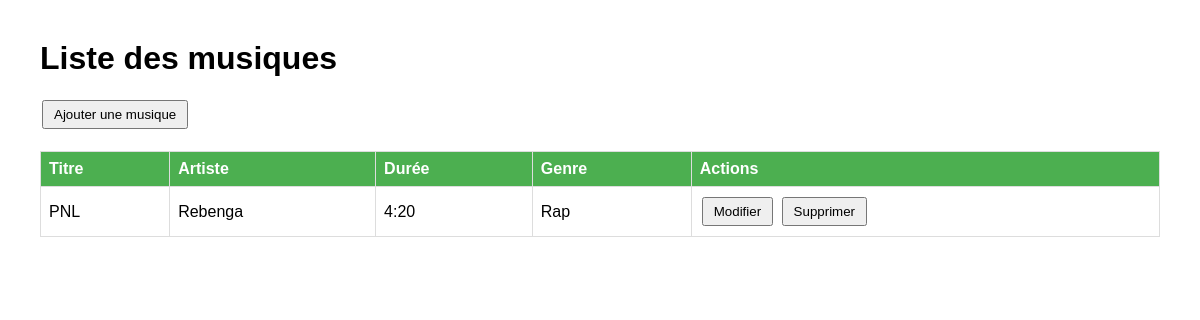
Before: / with the older database file.
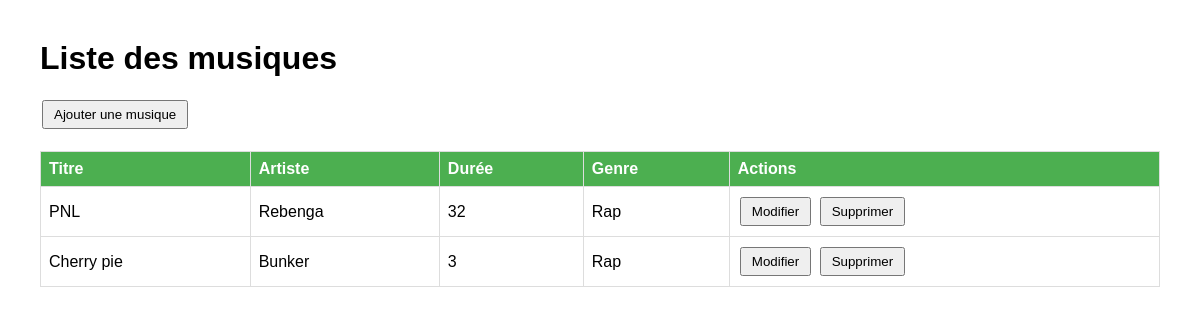
After: the same page with the newer database file.
### ProjetPerso/musique/models.py (models this page shows, shortened)
class Musique(models.Model):
    title = models.CharField(max_length=100)
    artist = models.CharField(max_length=100)
    duration = models.CharField(max_length=10, blank=True, null=True)
    genre = models.CharField(max_length=50, blank=True, null=True)

### ProjetPerso/musique/views.py (the view, shortened to what this page needs)
# urls.py: path('', views.musique_list, name='musique_list'),
def musique_list(request):
    musiques = Musique.objects.all()
    return render(request, "musique/musique_list.html", {"musiques": musiques})

### ProjetPerso/musique/templates/musique/musique_list.html (shortened to what this page needs)
<!DOCTYPE html>
<html lang="fr">
<head>
</head>
<body>
<h1>Liste des musiques</h1>
<button onclick="openAddModal()">Ajouter une musique</button>
<table>
<thead>
<tr>
<th>Titre</th><th>Artiste</th><th>Durée</th><th>Genre</th><th>Actions</th>
</tr>
</thead>
<tbody>
{% for musique in musiques %}
<tr>
<td>{{ musique.title }}</td>
<td>{{ musique.artist }}</td>
<td>{{ musique.duration }}</td>
<td>{{ musique.genre }}</td>
<td>
  <button onclick="openEditModal({{ musique.id }}, '{{ musique.title }}', '{{ musique.artist }}', '{{ musique.duration }}', '{{ musique.genre }}')">Modifier</button>
  <form style="display:inline;" method="post">
    <button type="submit">Supprimer</button>
  </form>
</td>
</tr>
{% empty %}
<tr><td colspan="5">Aucune musique disponible</td></tr>
{% endfor %}
</tbody>
</table>
</body>
</html>

### ProjetPerso/musique/templates/musique/musique_list.html (style rules this page uses)
body { font-family: Arial; margin: 40px; }
table { width: 100%; border-collapse: collapse; margin-top: 20px; }
th, td { border: 1px solid #ddd; padding: 8px; text-align: left; }
th { background-color: #4CAF50; color: white; }
button { margin: 2px; padding: 5px 10px; }

Changed rows visible on the page:
changed Musique "PNL": duration "4:20" → "32"
added Musique: title "Cherry pie", artist "Bunker", duration "3", genre "Rap"
